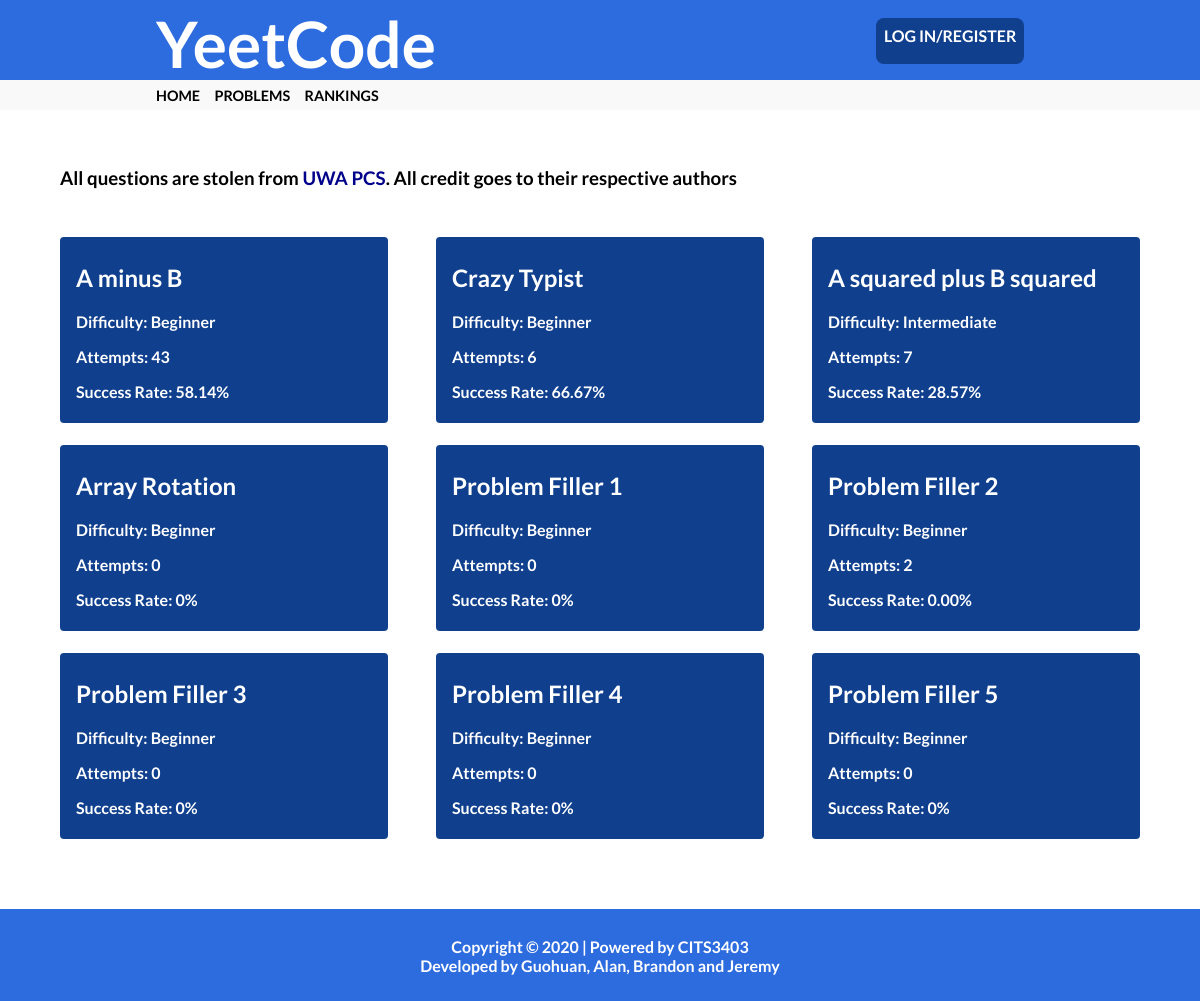
The page /problems on the database its author committed.
### app/models.py (models this page shows, shortened)
class Problem(db.Model):
    id = db.Column(db.Integer, primary_key=True)
    title = db.Column(db.String(100), unique=True, index=True)
    urlTitle = db.Column(db.String(100), unique=True)
    difficulty = db.Column(db.Integer)
    numAttempts = db.Column(db.Integer, default=0)
    numSuccesses = db.Column(db.Integer, default=0)
    dateAdded = db.Column(db.String(10), default = date.today().strftime("%d/%m/%Y"))
    body= db.Column(db.Text())
    timeLimit = db.Column(db.Float)
    testCases = db.relationship('ProblemTestCases', backref="problem")
    problemsCompleted = db.relationship('ProblemsCompleted', backref="problem")

### app/problems/routes.py (the view)
@bp.route('/problems')
def problems():
    problems = Problem.query.all()
    status = {}
    if current_user.is_active:
        problemscompleted = ProblemsCompleted.query.filter_by(userID=current_user.id)
        for pc in problemscompleted:
            status[pc.questionID] = pc.success
    return render_template('problems/problems.html', title='Problems',
                            problems=problems, status=status)

### app/templates/problems/problems.html
{% extends "base.html" %}
{% block cssfiles %}
    <link rel="stylesheet" href="{{ url_for('static', filename='main.css')}}">
    <link rel="stylesheet" href="{{ url_for('static', filename='problems/problem.css')}}">
{% endblock %}
{% block content %}
            <h3 style="margin-left: 5%; padding-top: 1cm;">All questions are stolen from <a href="https://pcs.org.au/" style="color: darkblue;">UWA PCS</a>. All credit goes to their respective authors</h1>
            <div class=questionWrapper>
            {% for problem in problems %}
                <a class="questionBoxLink" href="{{ url_for('problems.problem', title=''.join(problem.title.split()).lower()) }}">
                {% if problem.id in status %}
                <div class="{{ 'questionBoxSolved' if status[problem.id] else 'questionBoxNotSolved'}}">
                {% else %}
            <div class="questionBox">
                {% endif %}
                    <h2> {{ problem.title }} </h2>
                    {%if problem.difficulty == '0'%}
                    <p>Difficulty: Beginner</p>
                    {%elif problem.difficulty == '1'%}
                    <p>Difficulty: Intermediate</p>
                    {%elif problem.difficulty == '2'%}
                    <p>Difficulty: advanced</p>
                    {%elif problem.difficulty == '3'%}
                    <p>Difficulty: Expert</p>
                    {% endif %}
                    <p > Attempts: {{problem.numAttempts}}</p>
                    {% if problem.numAttempts == 0%}
                        <p >Success Rate: 0%</p>
                    {% else %}
                        {% set rate = problem.numSuccesses/problem.numAttempts*100 %}
                        <p >Success Rate: {{'%0.2f' % rate|float}}%</p>
                    {%endif%}
                </div>
                </a>
            {% endfor %}
            </div>
{% endblock %}

### app/static/main.css (style rules this page uses)
body { font-family: Lato, sans-serif; margin: 0; scrollbar-width: none; }
a { color: black; text-decoration: none; }

### app/static/problems/problem.css (style rules this page uses)
html { scrollbar-width: none; }
body { scrollbar-width: none; }
.questionWrapper { width: 90%; margin: 0 auto; margin-top: 3em; margin-bottom: 6em; display: grid; grid-template-columns: repeat(auto-fit, minmax(20em, 1fr)); grid-auto-rows: 10em; grid-gap: 3em; }
.questionBox { background-color: #0f3f8d; color: white; padding: 0.4em; padding-left: 1em; border-radius: 4px; }

### rows shown on the page
Problem: title "A minus B", difficulty "Difficulty: Beginner", numAttempts "43", value "58.14"
Problem: title "Crazy Typist", difficulty "Difficulty: Beginner", numAttempts "6", value "66.67"
Problem: title "A squared plus B squared", difficulty "Difficulty: Intermediate", numAttempts "7", value "28.57"
Problem: title "Array Rotation", difficulty "Difficulty: Beginner", numAttempts "0", shows "Success Rate: 0%"
Problem: title "Problem Filler 1", difficulty "Difficulty: Beginner", numAttempts "0", shows "Success Rate: 0%"
Problem: title "Problem Filler 2", difficulty "Difficulty: Beginner", numAttempts "2", numSuccesses "0.00"
Problem: title "Problem Filler 3", difficulty "Difficulty: Beginner", numAttempts "0", shows "Success Rate: 0%"
Problem: title "Problem Filler 4", difficulty "Difficulty: Beginner", numAttempts "0", shows "Success Rate: 0%"
Problem: title "Problem Filler 5", difficulty "Difficulty: Beginner", numAttempts "0", shows "Success Rate: 0%"
